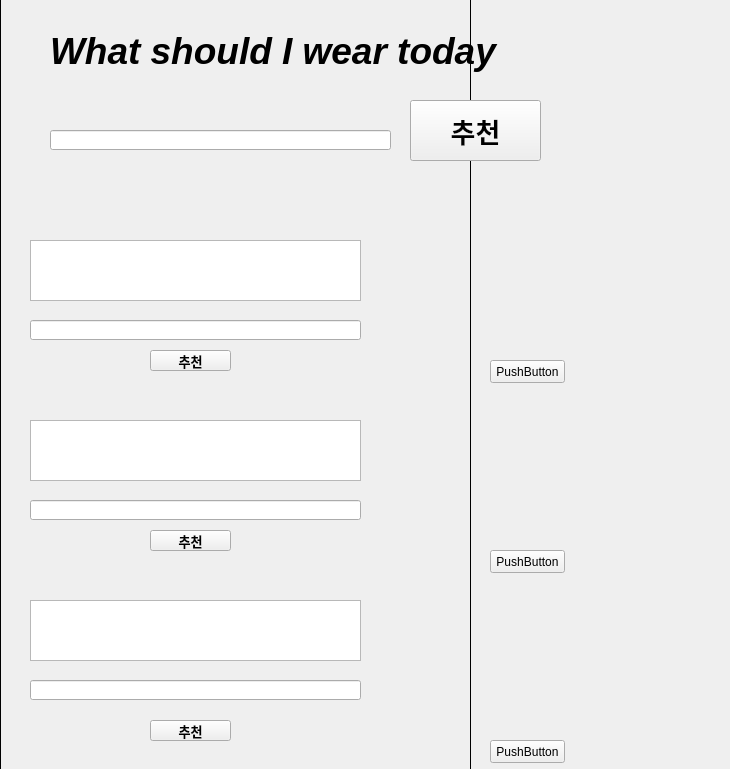
<?xml version="1.0" encoding="UTF-8"?>
<ui version="4.0">
 <class>Form</class>
 <widget class="QWidget" name="Form">
  <property name="geometry">
   <rect>
    <x>0</x>
    <y>0</y>
    <width>730</width>
    <height>769</height>
   </rect>
  </property>
  <property name="windowTitle">
   <string>Form</string>
  </property>
  <widget class="QPushButton" name="btn_recommendation">
   <property name="geometry">
    <rect>
     <x>410</x>
     <y>100</y>
     <width>131</width>
     <height>61</height>
    </rect>
   </property>
   <property name="font">
    <font>
     <pointsize>20</pointsize>
     <weight>75</weight>
     <bold>true</bold>
    </font>
   </property>
   <property name="text">
    <string>추천</string>
   </property>
  </widget>
  <widget class="QLineEdit" name="le_keyword">
   <property name="geometry">
    <rect>
     <x>50</x>
     <y>130</y>
     <width>341</width>
     <height>20</height>
    </rect>
   </property>
   <property name="text">
    <string/>
   </property>
  </widget>
  <widget class="QGraphicsView" name="graphicsView">
   <property name="geometry">
    <rect>
     <x>30</x>
     <y>240</y>
     <width>331</width>
     <height>61</height>
    </rect>
   </property>
  </widget>
  <widget class="QLabel" name="label">
   <property name="geometry">
    <rect>
     <x>50</x>
     <y>20</y>
     <width>641</width>
     <height>61</height>
    </rect>
   </property>
   <property name="font">
    <font>
     <pointsize>28</pointsize>
     <weight>75</weight>
     <italic>true</italic>
     <bold>true</bold>
    </font>
   </property>
   <property name="text">
    <string>What should I wear today</string>
   </property>
  </widget>
  <widget class="QLabel" name="lbl_recommendation">
   <property name="geometry">
    <rect>
     <x>40</x>
     <y>240</y>
     <width>311</width>
     <height>61</height>
    </rect>
   </property>
   <property name="font">
    <font>
     <pointsize>9</pointsize>
    </font>
   </property>
   <property name="text">
    <string/>
   </property>
   <property name="alignment">
    <set>Qt::AlignCenter</set>
   </property>
  </widget>
  <widget class="QLabel" name="lbl_recommendation_2">
   <property name="geometry">
    <rect>
     <x>420</x>
     <y>180</y>
     <width>211</width>
     <height>191</height>
    </rect>
   </property>
   <property name="inputMethodHints">
    <set>Qt::ImhTime|Qt::ImhUppercaseOnly</set>
   </property>
   <property name="text">
    <string/>
   </property>
   <property name="alignment">
    <set>Qt::AlignCenter</set>
   </property>
  </widget>
  <widget class="QGraphicsView" name="graphicsView_2">
   <property name="geometry">
    <rect>
     <x>30</x>
     <y>420</y>
     <width>331</width>
     <height>61</height>
    </rect>
   </property>
  </widget>
  <widget class="QLabel" name="lbl_recommendation_3">
   <property name="geometry">
    <rect>
     <x>40</x>
     <y>420</y>
     <width>311</width>
     <height>61</height>
    </rect>
   </property>
   <property name="font">
    <font>
     <pointsize>9</pointsize>
    </font>
   </property>
   <property name="text">
    <string/>
   </property>
   <property name="alignment">
    <set>Qt::AlignCenter</set>
   </property>
  </widget>
  <widget class="QGraphicsView" name="graphicsView_3">
   <property name="geometry">
    <rect>
     <x>30</x>
     <y>600</y>
     <width>331</width>
     <height>61</height>
    </rect>
   </property>
  </widget>
  <widget class="QLabel" name="lbl_recommendation_4">
   <property name="geometry">
    <rect>
     <x>40</x>
     <y>600</y>
     <width>311</width>
     <height>61</height>
    </rect>
   </property>
   <property name="font">
    <font>
     <pointsize>9</pointsize>
    </font>
   </property>
   <property name="text">
    <string/>
   </property>
   <property name="alignment">
    <set>Qt::AlignCenter</set>
   </property>
  </widget>
  <widget class="QLabel" name="lbl_recommendation_5">
   <property name="geometry">
    <rect>
     <x>420</x>
     <y>370</y>
     <width>211</width>
     <height>191</height>
    </rect>
   </property>
   <property name="inputMethodHints">
    <set>Qt::ImhTime|Qt::ImhUppercaseOnly</set>
   </property>
   <property name="text">
    <string/>
   </property>
   <property name="alignment">
    <set>Qt::AlignCenter</set>
   </property>
  </widget>
  <widget class="QLabel" name="lbl_recommendation_6">
   <property name="geometry">
    <rect>
     <x>420</x>
     <y>560</y>
     <width>211</width>
     <height>191</height>
    </rect>
   </property>
   <property name="inputMethodHints">
    <set>Qt::ImhTime|Qt::ImhUppercaseOnly</set>
   </property>
   <property name="text">
    <string/>
   </property>
   <property name="alignment">
    <set>Qt::AlignCenter</set>
   </property>
  </widget>
  <widget class="QLineEdit" name="le_keyword_2">
   <property name="geometry">
    <rect>
     <x>30</x>
     <y>320</y>
     <width>331</width>
     <height>20</height>
    </rect>
   </property>
  </widget>
  <widget class="QLineEdit" name="le_keyword_3">
   <property name="geometry">
    <rect>
     <x>30</x>
     <y>500</y>
     <width>331</width>
     <height>20</height>
    </rect>
   </property>
  </widget>
  <widget class="QLineEdit" name="le_keyword_4">
   <property name="geometry">
    <rect>
     <x>30</x>
     <y>680</y>
     <width>331</width>
     <height>20</height>
    </rect>
   </property>
  </widget>
  <widget class="QPushButton" name="btn_recommendation_2">
   <property name="geometry">
    <rect>
     <x>150</x>
     <y>350</y>
     <width>81</width>
     <height>21</height>
    </rect>
   </property>
   <property name="font">
    <font>
     <pointsize>10</pointsize>
     <weight>75</weight>
     <bold>true</bold>
    </font>
   </property>
   <property name="text">
    <string>추천</string>
   </property>
  </widget>
  <widget class="QPushButton" name="btn_recommendation_3">
   <property name="geometry">
    <rect>
     <x>150</x>
     <y>530</y>
     <width>81</width>
     <height>21</height>
    </rect>
   </property>
   <property name="font">
    <font>
     <pointsize>10</pointsize>
     <weight>75</weight>
     <bold>true</bold>
    </font>
   </property>
   <property name="text">
    <string>추천</string>
   </property>
  </widget>
  <widget class="QPushButton" name="btn_recommendation_4">
   <property name="geometry">
    <rect>
     <x>150</x>
     <y>720</y>
     <width>81</width>
     <height>21</height>
    </rect>
   </property>
   <property name="font">
    <font>
     <pointsize>10</pointsize>
     <weight>75</weight>
     <bold>true</bold>
    </font>
   </property>
   <property name="text">
    <string>추천</string>
   </property>
  </widget>
  <widget class="QPushButton" name="pushButton">
   <property name="geometry">
    <rect>
     <x>490</x>
     <y>360</y>
     <width>75</width>
     <height>23</height>
    </rect>
   </property>
   <property name="text">
    <string>PushButton</string>
   </property>
  </widget>
  <widget class="QPushButton" name="pushButton_2">
   <property name="geometry">
    <rect>
     <x>490</x>
     <y>550</y>
     <width>75</width>
     <height>23</height>
    </rect>
   </property>
   <property name="text">
    <string>PushButton</string>
   </property>
  </widget>
  <widget class="QPushButton" name="pushButton_3">
   <property name="geometry">
    <rect>
     <x>490</x>
     <y>740</y>
     <width>75</width>
     <height>23</height>
    </rect>
   </property>
   <property name="text">
    <string>PushButton</string>
   </property>
  </widget>
  <widget class="QLabel" name="label_3">
   <property name="geometry">
    <rect>
     <x>0</x>
     <y>-10</y>
     <width>471</width>
     <height>791</height>
    </rect>
   </property>
   <property name="font">
    <font>
     <pointsize>28</pointsize>
     <weight>75</weight>
     <italic>true</italic>
     <bold>true</bold>
    </font>
   </property>
   <property name="frameShape">
    <enum>QFrame::Box</enum>
   </property>
   <property name="text">
    <string/>
   </property>
   <property name="pixmap">
    <pixmap>../../Downloads/다운로드 (1).jpg</pixmap>
   </property>
  </widget>
  <widget class="QLabel" name="label_2">
   <property name="geometry">
    <rect>
     <x>330</x>
     <y>0</y>
     <width>461</width>
     <height>791</height>
    </rect>
   </property>
   <property name="font">
    <font>
     <pointsize>28</pointsize>
     <weight>75</weight>
     <italic>true</italic>
     <bold>true</bold>
    </font>
   </property>
   <property name="text">
    <string/>
   </property>
   <property name="pixmap">
    <pixmap>../../Downloads/다운로드.jpg</pixmap>
   </property>
  </widget>
  <zorder>label_2</zorder>
  <zorder>label_3</zorder>
  <zorder>btn_recommendation</zorder>
  <zorder>le_keyword</zorder>
  <zorder>graphicsView</zorder>
  <zorder>label</zorder>
  <zorder>lbl_recommendation</zorder>
  <zorder>lbl_recommendation_2</zorder>
  <zorder>graphicsView_2</zorder>
  <zorder>lbl_recommendation_3</zorder>
  <zorder>graphicsView_3</zorder>
  <zorder>lbl_recommendation_4</zorder>
  <zorder>lbl_recommendation_5</zorder>
  <zorder>lbl_recommendation_6</zorder>
  <zorder>le_keyword_2</zorder>
  <zorder>le_keyword_3</zorder>
  <zorder>le_keyword_4</zorder>
  <zorder>btn_recommendation_2</zorder>
  <zorder>btn_recommendation_3</zorder>
  <zorder>btn_recommendation_4</zorder>
  <zorder>pushButton</zorder>
  <zorder>pushButton_2</zorder>
  <zorder>pushButton_3</zorder>
 </widget>
 <resources/>
 <connections/>
</ui>
